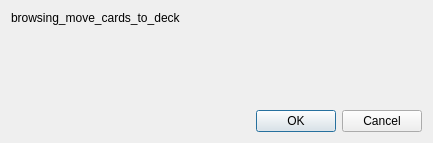
<?xml version="1.0" encoding="UTF-8"?>
<ui version="4.0">
 <class>Dialog</class>
 <widget class="QDialog" name="Dialog">
  <property name="geometry">
   <rect>
    <x>0</x>
    <y>0</y>
    <width>433</width>
    <height>143</height>
   </rect>
  </property>
  <property name="windowTitle">
   <string notr="true">LSAT Prep</string>
  </property>
  <layout class="QVBoxLayout" name="verticalLayout_2">
   <item>
    <widget class="QLabel" name="label">
     <property name="text">
      <string>browsing_move_cards_to_deck</string>
     </property>
    </widget>
   </item>
   <item>
    <spacer name="verticalSpacer">
     <property name="orientation">
      <enum>Qt::Vertical</enum>
     </property>
     <property name="sizeHint" stdset="0">
      <size>
       <width>20</width>
       <height>40</height>
      </size>
     </property>
    </spacer>
   </item>
   <item>
    <widget class="QDialogButtonBox" name="buttonBox">
     <property name="orientation">
      <enum>Qt::Horizontal</enum>
     </property>
     <property name="standardButtons">
      <set>QDialogButtonBox::Cancel|QDialogButtonBox::Ok</set>
     </property>
    </widget>
   </item>
  </layout>
 </widget>
 <tabstops>
  <tabstop>buttonBox</tabstop>
 </tabstops>
 <resources/>
 <connections>
  <connection>
   <sender>buttonBox</sender>
   <signal>accepted()</signal>
   <receiver>Dialog</receiver>
   <slot>accept()</slot>
   <hints>
    <hint type="sourcelabel">
     <x>224</x>
     <y>192</y>
    </hint>
    <hint type="destinationlabel">
     <x>157</x>
     <y>213</y>
    </hint>
   </hints>
  </connection>
  <connection>
   <sender>buttonBox</sender>
   <signal>rejected()</signal>
   <receiver>Dialog</receiver>
   <slot>reject()</slot>
   <hints>
    <hint type="sourcelabel">
     <x>292</x>
     <y>198</y>
    </hint>
    <hint type="destinationlabel">
     <x>286</x>
     <y>213</y>
    </hint>
   </hints>
  </connection>
 </connections>
</ui>
